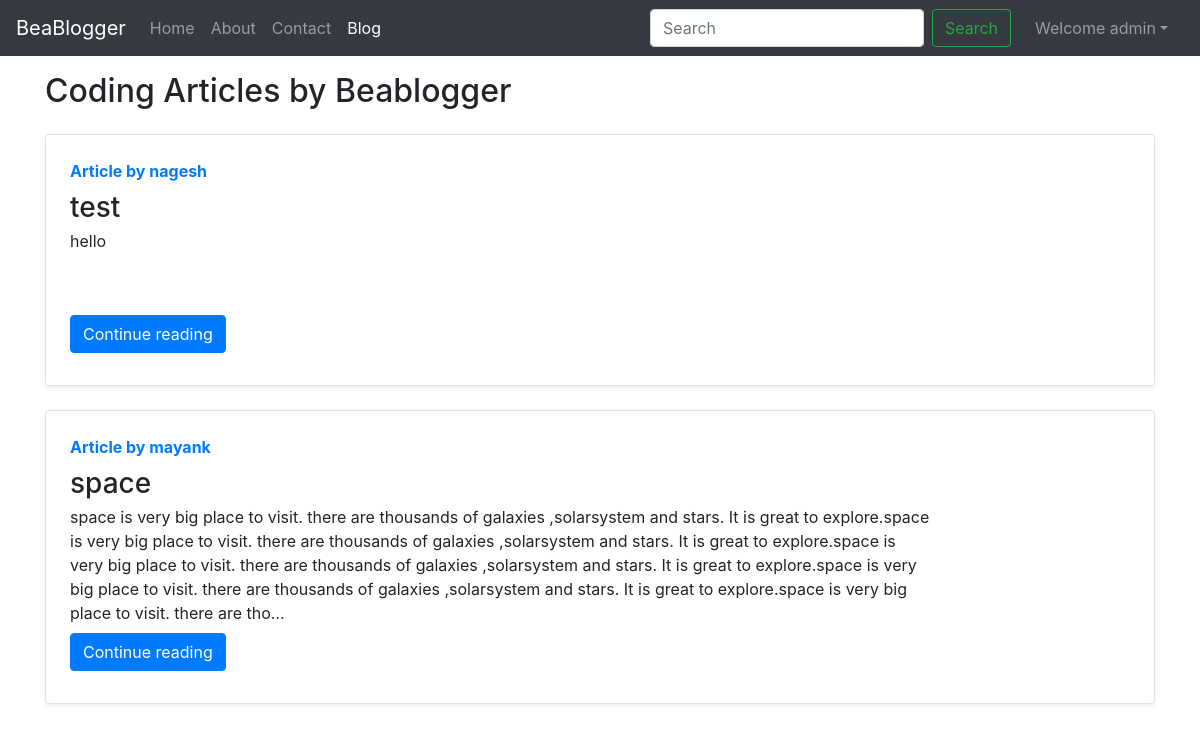
Page /blog/ (signed in) on the committed database.
### blog/models.py (models this page shows, shortened)
class Post(models.Model):
    sno=models.AutoField(primary_key=True)
    title=models.CharField(max_length=255)
    author=models.CharField(max_length=14)
    slug=models.CharField(max_length=130)
    timeStamp=models.DateTimeField(blank=True)
    content=models.TextField()

### blog/views.py (the view)
# urls.py: path('', views.bloghome, name='bloghome'),
def bloghome(request):
    allPosts = Post.objects.all()
    context = {'allPosts': allPosts}
    return render(request, "blog/bloghome.html",context)

### templates/blog/bloghome.html (shortened to what this page needs)
{% extends 'base.html' %}
{% block blogactive %} active {% endblock blogactive %}
{% block content %}
<div class="container my-3">
    <h2>Coding Articles by Beablogger</h2>
    {% for post in allPosts  %}
    <div class="row no-gutters border rounded overflow-hidden flex-md-row mb-4 shadow-sm h-md-250 my-4 position-relative">
        <div class="col p-4 d-flex flex-column position-static">
            <strong class="d-inline-block mb-2 text-primary">Article  by {{post.author}}</strong>
            <h3 class="mb-0">{{post.title}}</h3>
            <p class="card-text mb-auto">{{post.content| truncatechars:500}}</p>
            <div class="my-2">
            	<a href="/blog/{{post.slug}}" role="button" class="btn btn-primary">Continue reading</a>
            </div>
        </div>
        <div class="col-auto d-none d-lg-block">
            <svg class="bd-placeholder-img" width="200" height="250" xmlns="http://www.w3.org/2000/svg" preserveAspectRatio="xMidYMid slice" focusable="false">
                <title>Placeholder</title>
            </svg>
        </div>
        </div>
        {% endfor %}
    </div>
{% endblock content%}

### templates/base.html (shortened to what this page needs)
<!doctype html>
<html lang="en">
  <head>
    <link rel="stylesheet" href="https://stackpath.bootstrapcdn.com/bootstrap/4.5.2/css/bootstrap.min.css">
  </head>
  <body>
    <nav class="navbar navbar-expand-lg navbar-dark bg-dark">
        <a class="navbar-brand" href="/">BeaBlogger</a>
        <div class="collapse navbar-collapse" id="navbarSupportedContent">
          <ul class="navbar-nav mr-auto">
            <li class="nav-item {% block homeactive %}  {% endblock homeactive %}">
              <a class="nav-link" href="../">Home <span class="sr-only">(current)</span></a>
            </li>
            <li class="nav-item {% block aboutactive %}  {% endblock aboutactive %}" >
              <a class="nav-link" href="../about">About</a>
            </li>
            <li class="nav-item {% block contactactive %}  {% endblock contactactive %} ">
              <a class="nav-link" href="../contact">Contact</a>
            </li>
            <li class="nav-item {% block blogactive %}  {% endblock blogactive %} ">
              <a class="nav-link" href="../blog">Blog</a>
            </li>
          </ul>
          <form method="get" action="/search"class="form-inline my-2 my-lg-0 mx-3">
            <input class="form-control mr-sm-2" type="search" placeholder="Search" aria-label="Search" name="query" id="query">
            <button class="btn btn-outline-success my-2 my-sm-0 " type="submit">Search</button>
          </form>
{% if user.is_authenticated %}
<ul class="navbar-nav mr-2">
<li class="nav-item dropdown">
<a class="nav-link dropdown-toggle" href='#' id="navbarDropdown" role="button" data-toggle="dropdown"> Welcome {{request.user}}</a>
      </li>
      </ul>
      </div>
{% endif %}
      </nav>
      {% block content %}  {% endblock content %}
  </body>
</html>

### rows in the picture
Post: author "nagesh", title "test", content "hello"
Post: author "mayank", title "space", content "space is very big place to visit. there are thousands of galaxies ,solarsystem and stars. It is great to explore.space is very big place to visit. there are thousands of galaxies ,solarsystem and stars. It is great to explore.space is very big place to visit. there are thousands of galaxies ,solarsystem and stars. It is great to explore.space is very big place to visit. there are thousands of galaxies ,solarsystem and stars. It is great to explore.space is very big place to visit. there are tho…"

### other values in the picture
{{ request.user }} "admin"
